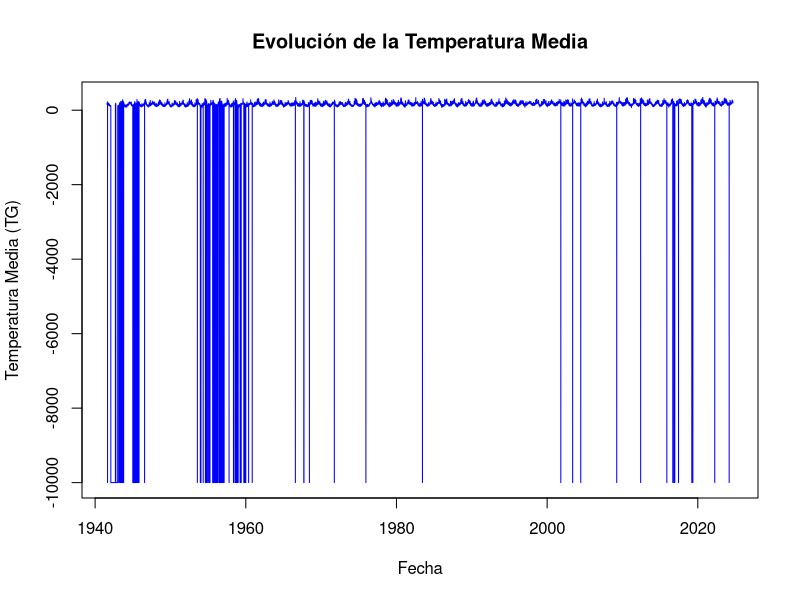
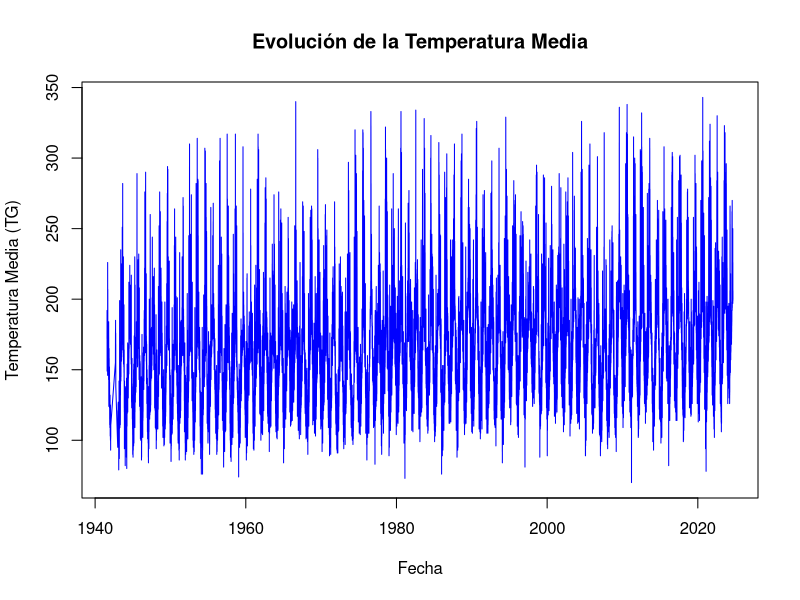
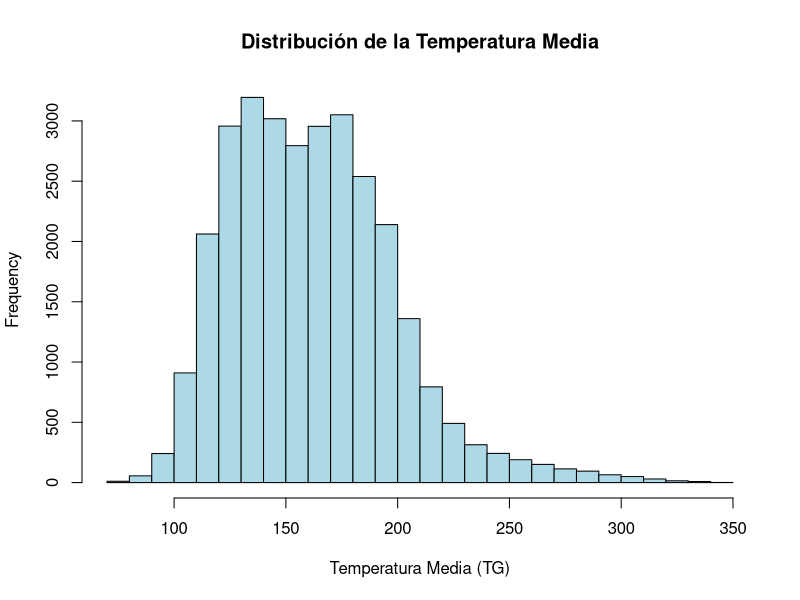
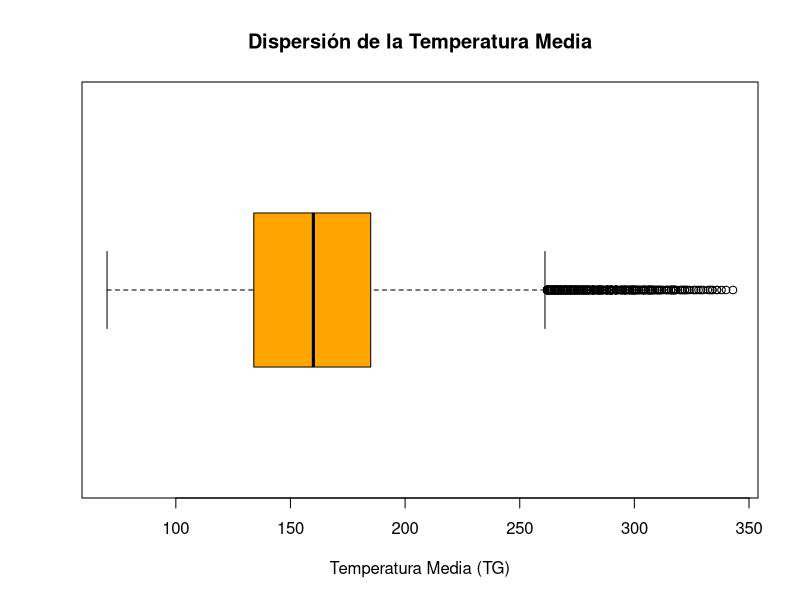
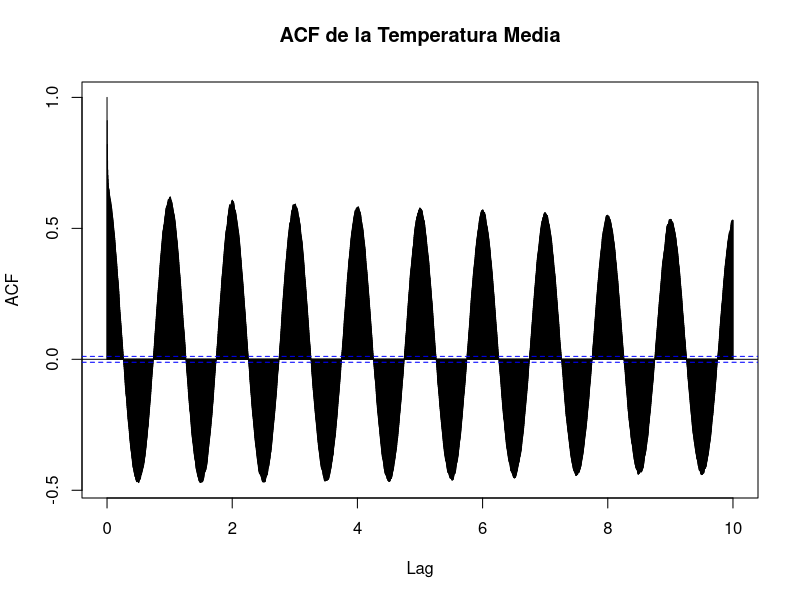
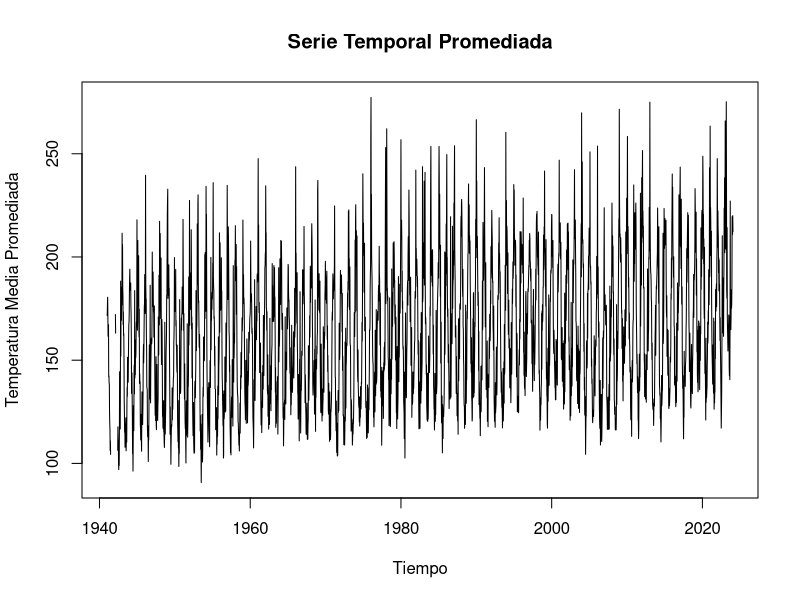

Here is the R script that generated these plots, in order:
## ---- chunk 1
knitr::opts_chunk$set(echo = TRUE)
## ---- chunk 2

df<- read.csv("./TG_STAID000455.txt", skip = 20, header = TRUE, sep = ",")
library(lubridate)
df$DATE<- ymd(df$DATE)
## ---- chunk 3

# Gráfico de líneas para la serie temporal
plot(df$DATE, df$TG, type = "l", col = "blue", 
     xlab = "Fecha", ylab = "Temperatura Media (TG)", 
     main = "Evolución de la Temperatura Media")


## ---- chunk 4

head(df[df$Q_TG== 9,])

## ---- chunk 5

df$TG[df$Q_TG== 9]=NA
head(df[df$Q_TG== 9,])

## ---- chunk 6

library(dplyr)

df_clean <- df %>% na.omit()

plot(df_clean$DATE, df_clean$TG, type = "l", col = "blue", 
     xlab = "Fecha", ylab = "Temperatura Media (TG)", 
     main = "Evolución de la Temperatura Media")



## ---- chunk 7

# Histograma de la temperatura media
hist(df_clean$TG, breaks = 20, col = "lightblue", 
     xlab = "Temperatura Media (TG)", 
     main = "Distribución de la Temperatura Media")


## ---- chunk 8

# Boxplot de la temperatura media
boxplot(df_clean$TG, horizontal = TRUE, col = "orange", 
        main = "Dispersión de la Temperatura Media", 
        xlab = "Temperatura Media (TG)")


## ---- chunk 9

df[df$Q_TG== 1,]

## ---- chunk 10

df_ts <- ts(df$TG, frequency = 365, start = c(1941, 8))


acf(df_ts, main = "ACF de la Temperatura Media", lag.max = 365 * 10, na.action = na.pass)


## ---- chunk 11

df_avg <- df %>% mutate(day = day(DATE), month= month(DATE), year = year(DATE), period = ifelse(day<=10,'1-10',ifelse(day<=20,'11-20','21-fin'))) %>% # Creamos nuevas columnas con el día, mes, año y los periodos de cada mes
  group_by(year,month,period) %>% # Agrupamos por año, mes y periodo
  summarise(avg_TG = mean(TG, na.rm = TRUE)) %>% # Calculamos el promedio para cada periodo
  ungroup()
  
print(df_avg) 

## ---- chunk 12

df_avg_ts <- ts(df_avg$avg_TG, start = c(min(df_avg$year), min(df_avg$month)), frequency = 36)

plot(df_avg_ts, main = "Serie Temporal Promediada", ylab = "Temperatura Media Promediada", xlab = "Tiempo")

